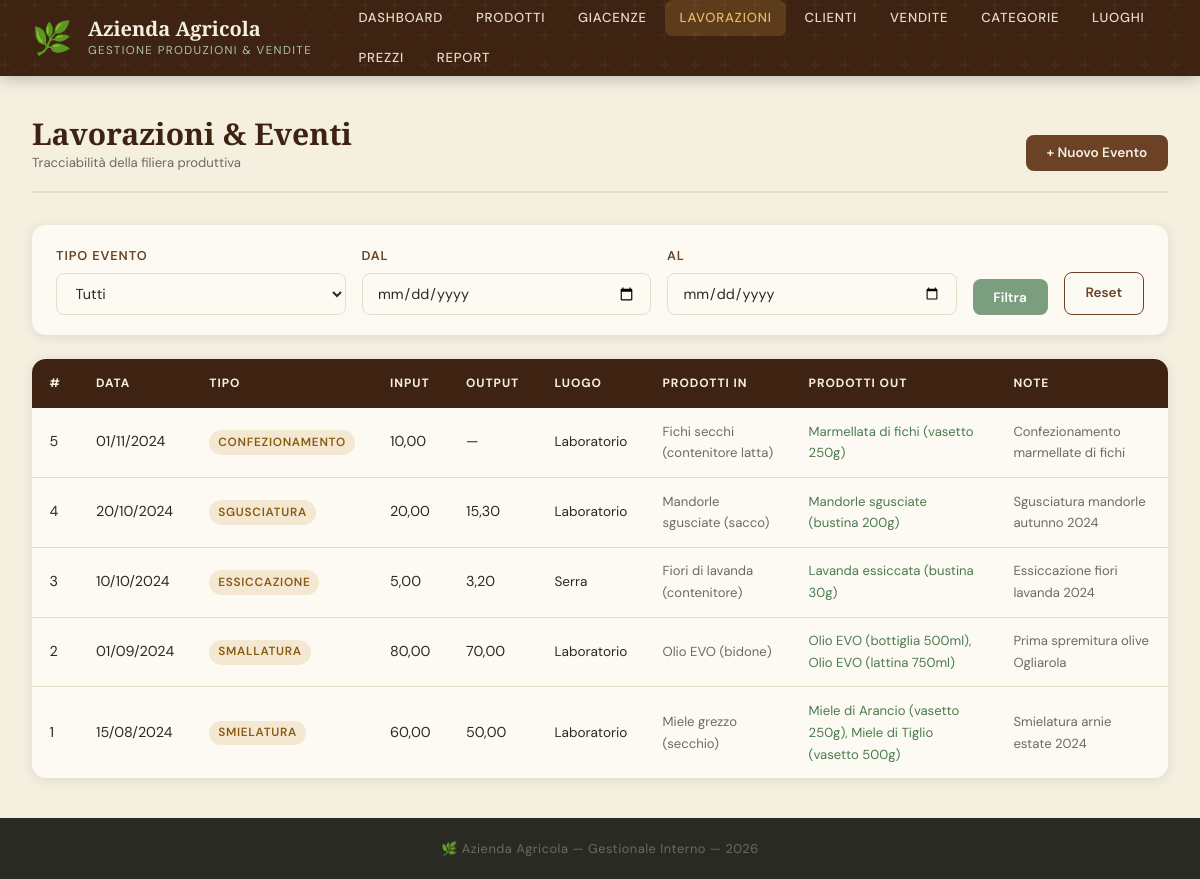
The app's page /eventi.php, older data.
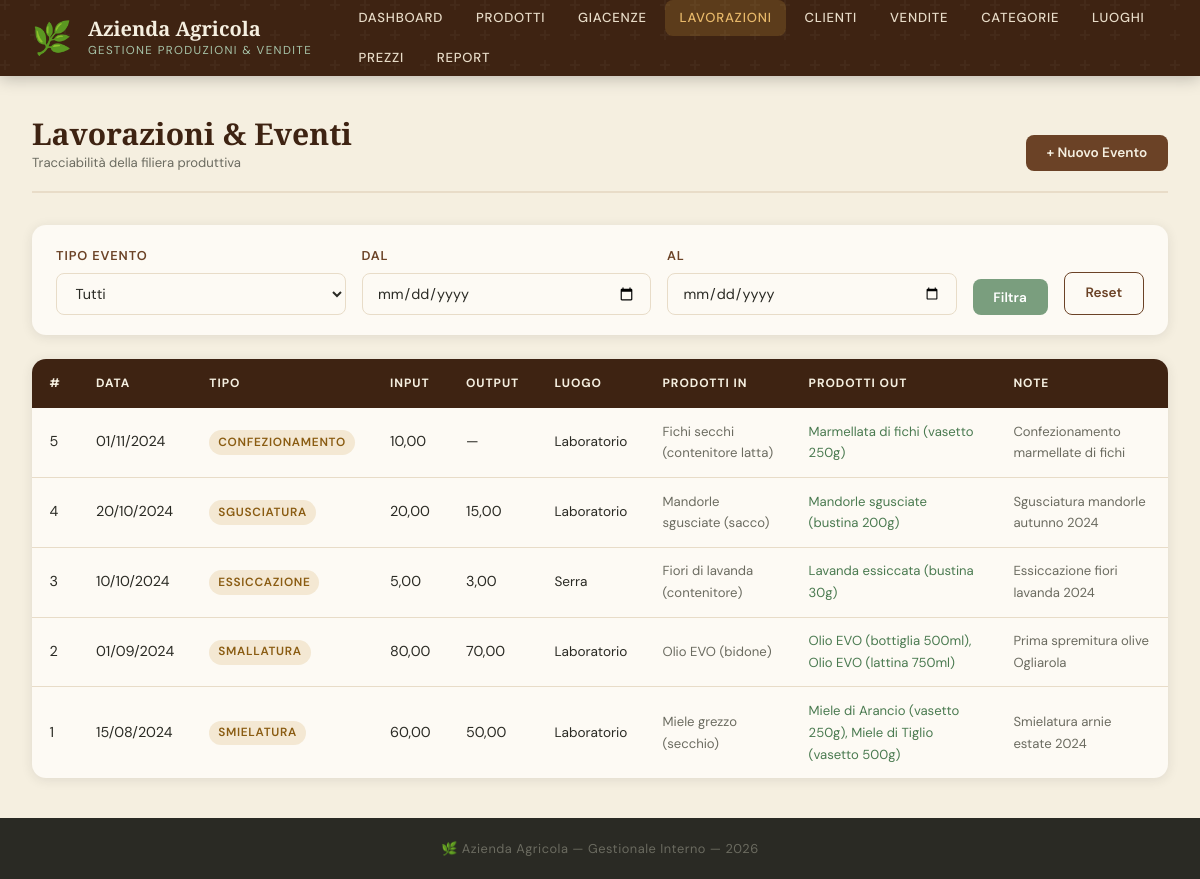
The same page, newer data.
### tables this page shows
CREATE TABLE EVENTO (
    id_evento INT AUTO_INCREMENT PRIMARY KEY,
    data_evento DATE NOT NULL,
    tipo_evento ENUM('raccolta','smielatura','distillazione','smallatura','sgusciatura','essiccazione','confezionamento','lavorazione_generica') NOT NULL,
    quantita_input  INT DEFAULT NULL,
    quantita_output INT DEFAULT NULL,
    luogo_provenienza VARCHAR(150),
    note TEXT
);

CREATE TABLE PRODOTTO (
    id_prodotto INT AUTO_INCREMENT PRIMARY KEY,
    nome VARCHAR(150) NOT NULL,
    descrizione TEXT,
    tipo_prodotto ENUM('FRESCO','LAVORATO','RISERVA','CONFEZIONATO') NOT NULL,
    unita_misura ENUM('kg','g','litro','ml','pezzo','bustina','vasetto','bottiglia') NOT NULL DEFAULT 'kg',
    vendita ENUM('a_peso','a_pezzo') NOT NULL DEFAULT 'a_peso',
    quantita_disponibile DECIMAL(10,3) DEFAULT 0,
    stato ENUM('disponibile','esaurito','archiviato') NOT NULL DEFAULT 'disponibile',
    luogo_provenienza VARCHAR(150),
    id_categoria INT NOT NULL,
    FOREIGN KEY (id_categoria) REFERENCES CATEGORIA(id_categoria) ON DELETE RESTRICT
);

### src/db.php (called while the page is built, shortened)
<?php
function db_query(mysqli $conn, string $sql, string $types = '', array $params = []): array {
    if ($types && $params) {
        $stmt = $conn->prepare($sql);
        $stmt->bind_param($types, ...$params);
        $stmt->execute();
        $result = $stmt->get_result();
    } else {
        $result = $conn->query($sql);
    }
    $rows = [];
    while ($row = $result->fetch_assoc()) $rows[] = $row;
    return $rows;
}

### src/eventi.php (the view, shortened to what this page needs)
<?php
require_once __DIR__ . '/db.php';
$filtro_tipo = $_GET['tipo'] ?? '';
$filtro_da   = $_GET['da']   ?? '';
$filtro_a    = $_GET['a']    ?? '';
$where = []; $types = ''; $params = [];
$wClause = $where ? 'WHERE '.implode(' AND ',$where) : '';
$eventi       = db_query($conn, "SELECT * FROM EVENTO e $wClause ORDER BY e.data_evento DESC", $types, $params);
$tipi_evento  = ['raccolta','smielatura','distillazione','smallatura','sgusciatura','essiccazione','confezionamento','lavorazione_generica'];
include __DIR__ . '/header.php';
?>
<div class="page-header">
    <div><h1 class="page-title">Lavorazioni &amp; Eventi<small>Tracciabilità della filiera produttiva</small></h1></div>
    <button class="btn btn--primary" data-modal-open="modal-add">+ Nuovo Evento</button>
</div>
<form method="get" class="filter-bar">
    <div class="form-group"><label>Tipo Evento</label>
        <select name="tipo"><option value="">Tutti</option>
        <?php foreach ($tipi_evento as $t): ?>
        <option value="<?= $t ?>" <?= $filtro_tipo===$t?'selected':'' ?>><?= ucfirst(str_replace('_',' ',$t)) ?></option>
        <?php endforeach; ?></select>
    </div>
    <div class="form-group"><label>Dal</label><input type="date" name="da" value="<?= htmlspecialchars($filtro_da) ?>"></div>
    <div class="form-group"><label>Al</label><input type="date" name="a" value="<?= htmlspecialchars($filtro_a) ?>"></div>
    <button type="submit" class="btn btn--salvia">Filtra</button>
    <a href="/eventi.php" class="btn btn--ghost">Reset</a>
</form>
<div class="table-wrap">
    <table>
        <thead><tr><th>#</th><th>Data</th><th>Tipo</th><th>Input</th><th>Output</th><th>Luogo</th><th>Prodotti IN</th><th>Prodotti OUT</th><th>Note</th></tr></thead>
        <tbody>
        <?php if (empty($eventi)): ?>
            <tr><td colspan="9" style="text-align:center;padding:2rem;color:var(--grigio)">Nessuna lavorazione registrata.</td></tr>
        <?php else: ?>
        <?php foreach ($eventi as $ev):
            $inputs  = db_query($conn, "SELECT p.nome FROM E_INPUT_DI  ei JOIN PRODOTTO p ON p.id_prodotto=ei.id_prodotto WHERE ei.id_evento=?", 'i', [$ev['id_evento']]);
            $outputs = db_query($conn, "SELECT p.nome FROM E_OUTPUT_DI eo JOIN PRODOTTO p ON p.id_prodotto=eo.id_prodotto WHERE eo.id_evento=?", 'i', [$ev['id_evento']]);
        ?>
        <tr>
            <td><?= $ev['id_evento'] ?></td>
            <td><?= date('d/m/Y',strtotime($ev['data_evento'])) ?></td>
            <td><span class="badge badge--lavorato"><?= str_replace('_',' ',$ev['tipo_evento']) ?></span></td>
            <td><?= $ev['quantita_input']  ? number_format($ev['quantita_input'],2,',','.') : '—' ?></td>
            <td><?= $ev['quantita_output'] ? number_format($ev['quantita_output'],2,',','.') : '—' ?></td>
            <td style="font-size:.85rem"><?= htmlspecialchars($ev['luogo_provenienza'] ?? '—') ?></td>
            <td style="font-size:.82rem;color:var(--grigio)"><?= implode(', ', array_map(fn($r)=>htmlspecialchars($r['nome']),$inputs))  ?: '—' ?></td>
            <td style="font-size:.82rem;color:var(--salvia-dark)"><?= implode(', ', array_map(fn($r)=>htmlspecialchars($r['nome']),$outputs)) ?: '—' ?></td>
            <td style="font-size:.82rem;color:var(--grigio)"><?= htmlspecialchars($ev['note'] ?? '—') ?></td>
        </tr>
        <?php endforeach; ?>
        <?php endif; ?>
        </tbody>
    </table>
</div>
<?php include __DIR__ . '/footer.php'; ?>

### src/header.php (shortened to what this page needs)
<?php
$page = basename($_SERVER['PHP_SELF'], '.php');
?>
<!DOCTYPE html>
<html lang="it">
<head>
    <link rel="stylesheet" href="/css/style.css">
</head>
<body>
<header class="site-header">
    <div class="header-brand">
        <span class="brand-icon">🌿</span>
        <div>
            <h1 class="brand-name">Azienda Agricola</h1>
            <span class="brand-sub">Gestione Produzioni &amp; Vendite</span>
        </div>
    </div>
    <nav class="main-nav">
        <a href="/index.php"      class="nav-link <?= $page==='index'      ?'active':'' ?>">Dashboard</a>
        <a href="/prodotti.php"   class="nav-link <?= $page==='prodotti'   ?'active':'' ?>">Prodotti</a>
        <a href="/giacenze.php"   class="nav-link <?= $page==='giacenze'   ?'active':'' ?>">Giacenze</a>
        <a href="/eventi.php"     class="nav-link <?= $page==='eventi'     ?'active':'' ?>">Lavorazioni</a>
        <a href="/clienti.php"    class="nav-link <?= $page==='clienti'    ?'active':'' ?>">Clienti</a>
        <a href="/vendite.php"    class="nav-link <?= $page==='vendite'    ?'active':'' ?>">Vendite</a>
        <a href="/categorie.php"  class="nav-link <?= $page==='categorie'  ?'active':'' ?>">Categorie</a>
        <a href="/luoghi.php"     class="nav-link <?= $page==='luoghi'     ?'active':'' ?>">Luoghi</a>
        <a href="/prezzi.php"     class="nav-link <?= $page==='prezzi'     ?'active':'' ?>">Prezzi</a>
        <a href="/report.php"     class="nav-link <?= $page==='report'     ?'active':'' ?>">Report</a>
    </nav>
</header>
<main class="main-content">

### src/footer.php (shortened to what this page needs)
</main>
<footer class="site-footer">
    <p>🌿 Azienda Agricola &mdash; Gestionale Interno &mdash; <?= date('Y') ?></p>
</footer>
</body>
</html>

Row changes from the older to the newer data that the page shows:
changed evento "Sgusciatura mandorle autunno 2024": quantita_output "15,30" → "15,00"
changed evento "Serra": quantita_output "3,20" → "3,00"
